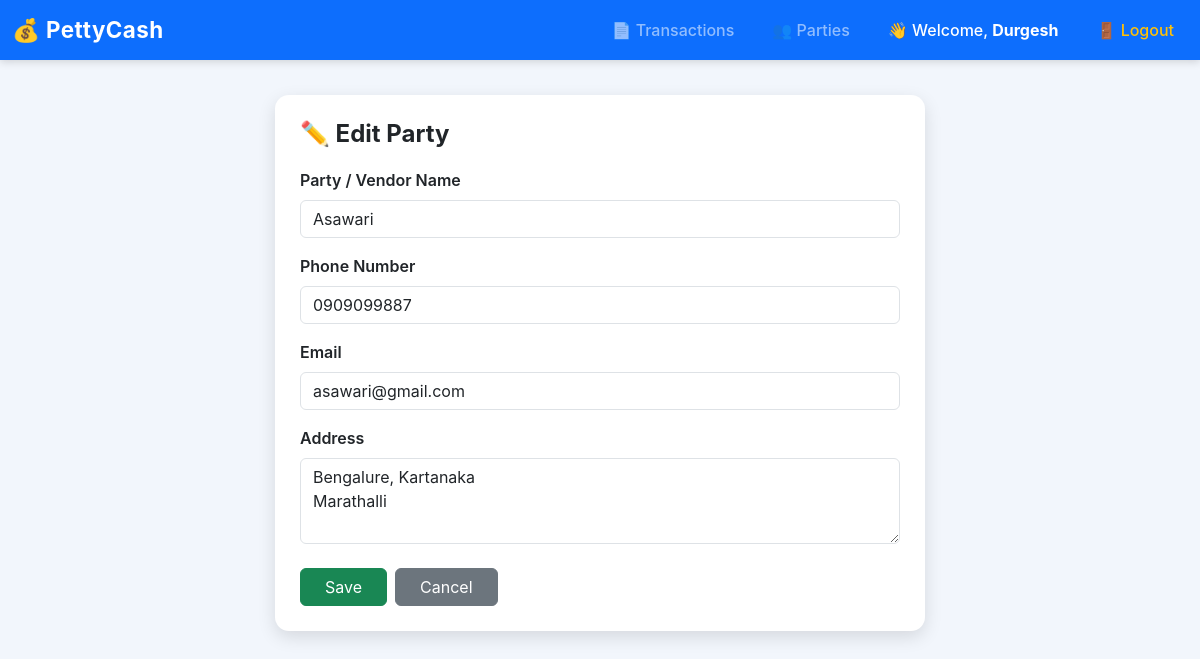
Screenshot of /transactions/parties/1/edit/ (signed in) with the database file from the repository.
### transactions/models.py (models this page shows, shortened)
class Party(models.Model):
    name = models.CharField(max_length=200)
    phone = models.CharField(max_length=20, blank=True, null=True)
    email = models.EmailField(blank=True, null=True)
    address = models.TextField(blank=True, null=True)
    created_at = models.DateTimeField(auto_now_add=True)

### transactions/views.py (the view)
# urls.py: path('parties/<int:pk>/edit/', views.party_edit, name='party_edit'),
@login_required
def party_edit(request, pk):
    party = get_object_or_404(Party, pk=pk)
    if request.method == 'POST':
        form = PartyForm(request.POST, instance=party)
        if form.is_valid():
            form.save()
            messages.success(request, "Party updated.")
            return redirect('transactions:party_list')
    else:
        form = PartyForm(instance=party)
    return render(request, 'transactions/party_form.html', {'form': form, 'edit': True})

### transactions/forms.py (shortened to what this page needs)
class PartyForm(forms.ModelForm):
    class Meta:
        model = Party
        fields = ['name', 'phone', 'email', 'address']
        widgets = {
            'name': forms.TextInput(attrs={
                'class': 'form-control',
                'placeholder': 'Enter party/vendor name',
            }),
            'phone': forms.TextInput(attrs={
                'class': 'form-control',
                'placeholder': 'Phone number',
            }),
            'email': forms.EmailInput(attrs={
                'class': 'form-control',
                'placeholder': 'Email (optional)',
            }),
            'address': forms.Textarea(attrs={
                'class': 'form-control',
                'rows': 2,
                'placeholder': 'Address',
            }),
        }

### templates/transactions/party_form.html (shortened to what this page needs)
{% extends 'base.html' %}
{% block content %}
<div class="form-card mt-4">
    <h4 class="form-title">
        {% if edit %}
            ✏️ Edit Party
        {% else %}
            ➕ Add New Party
        {% endif %}
    </h4>
    <form method="post">
        <div class="mb-3">
            <label class="form-label">Party / Vendor Name</label>
            <input name="name" class="form-control"
                   placeholder="Enter party or vendor name"
                   value="{{ form.name.value|default_if_none:'' }}" required>
        </div>
        <div class="mb-3">
            <label class="form-label">Phone Number</label>
            <input name="phone" class="form-control"
                   placeholder="Enter phone number"
                   value="{{ form.phone.value|default_if_none:'' }}">
        </div>
        <div class="mb-3">
            <label class="form-label">Email</label>
            <input name="email" class="form-control"
                   placeholder="Enter email address"
                   value="{{ form.email.value|default_if_none:'' }}">
        </div>
        <div class="mb-3">
            <label class="form-label">Address</label>
            <textarea name="address" class="form-control" rows="3"
                      placeholder="Enter full address">{{ form.address.value|default_if_none:'' }}</textarea>
        </div>
        <div class="d-flex gap-2 mt-4">
            <button class="btn btn-success px-4">Save</button>
            <a href="{% url 'transactions:party_list' %}" class="btn btn-secondary px-4">Cancel</a>
        </div>
    </form>
</div>
{% endblock %}

### templates/base.html (shortened to what this page needs)
<!doctype html>
<html lang="en">
<head>
  <link href="https://cdn.jsdelivr.net/npm/bootstrap@5.3.2/dist/css/bootstrap.min.css" rel="stylesheet">
  {% load static %}
  <link rel="stylesheet" href="{% static 'css/style.css' %}">
</head>
<body>
<nav class="navbar navbar-expand-lg navbar-dark bg-primary">
  <div class="container-fluid">
    <a class="navbar-brand" href="{% url 'core:dashboard' %}">💰 PettyCash</a>
    <div class="collapse navbar-collapse" id="navmenu">
      <ul class="navbar-nav ms-auto">
        {% if user.is_authenticated %}
          <li class="nav-item"><a class="nav-link" href="{% url 'transactions:transaction_list' %}">📄 Transactions</a></li>
          <li class="nav-item"><a class="nav-link" href="{% url 'transactions:party_list' %}">👥 Parties</a></li>
            <li class="nav-item">
                <span class="nav-link text-white">
                    👋 Welcome, <b>{{ user.username }}</b>
                </span>
            </li>
            <li class="nav-item">
                <a class="nav-link text-warning" href="{% url 'accounts:logout' %}">🚪 Logout</a>
            </li>
        {% else %}
            <li class="nav-item"><a class="nav-link" href="{% url 'accounts:login' %}">🔐 Login</a></li>
        {% endif %}
      </ul>
    </div>
  </div>
</nav>
<div class="container">
  {% block content %}{% endblock %}
</div>
</body>
</html>

### static/css/style.css (style rules this page uses)
body { padding-bottom: 50px; }

### templates/base.html (style rules this page uses)
body { background: #f2f6fc; font-family: 'Inter', sans-serif; }
.navbar { box-shadow: 0px 2px 8px rgba(0,0,0,0.15); }
.navbar-brand { font-weight: 700; font-size: 1.4rem; letter-spacing: .4px; }
.nav-link { font-weight: 500; margin-left: 10px; border-radius: 6px; padding: 8px 14px !important; transition: 0.2s; }
.container { margin-top: 35px; }

### templates/transactions/party_form.html (style rules this page uses)
.form-card { background: #fff; border-radius: 14px; padding: 25px; box-shadow: 0 6px 18px rgba(0,0,0,0.12); max-width: 650px; margin: auto; transition: 0.2s; }
.form-title { font-weight: 700; margin-bottom: 20px; display: flex; align-items: center; gap: 8px; }
.form-label { font-weight: 600; }

### rows the page displays
Party: name "Asawari", phone "0909099887", email "asawari@gmail.com", address "Bengalure, Kartanaka Marathalli"

### other values shown
{{ user.username }} "Durgesh"
